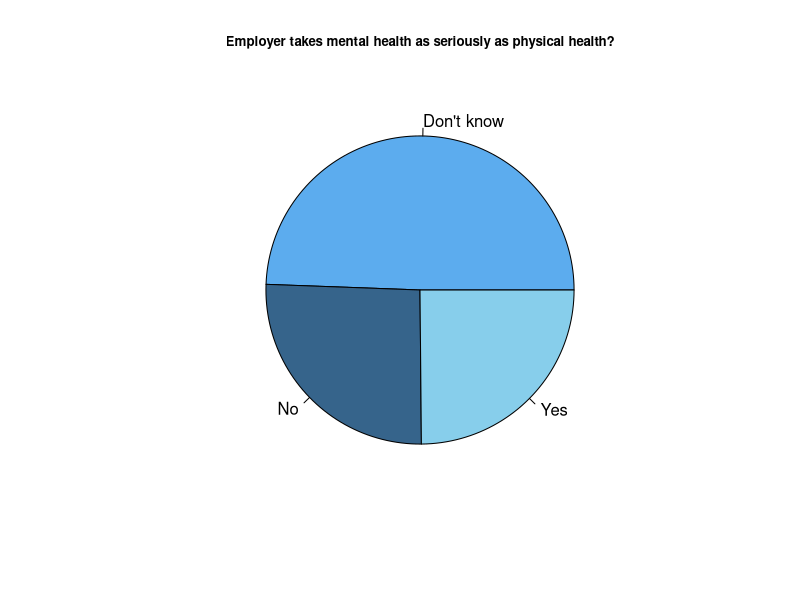
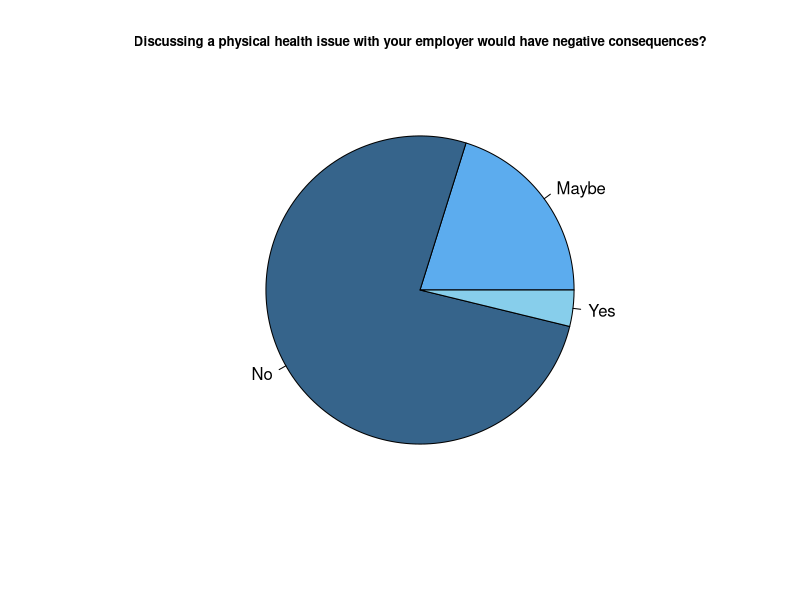
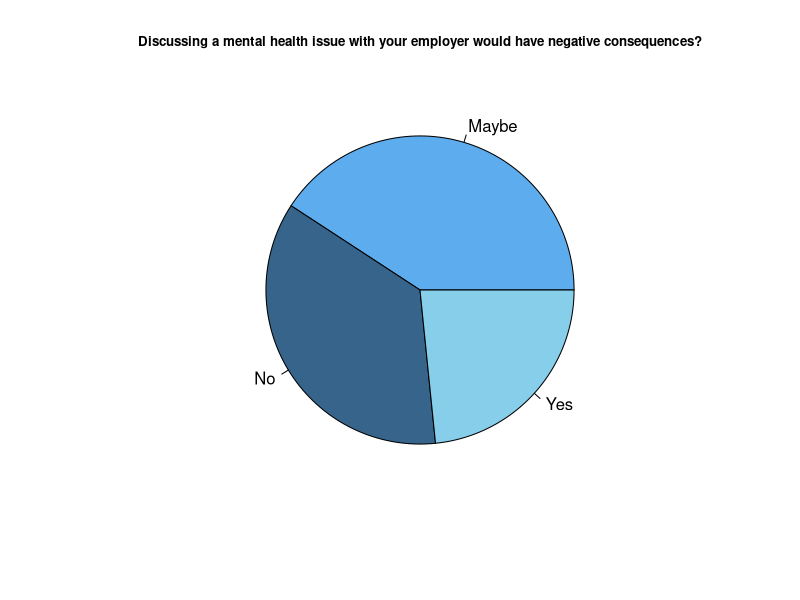
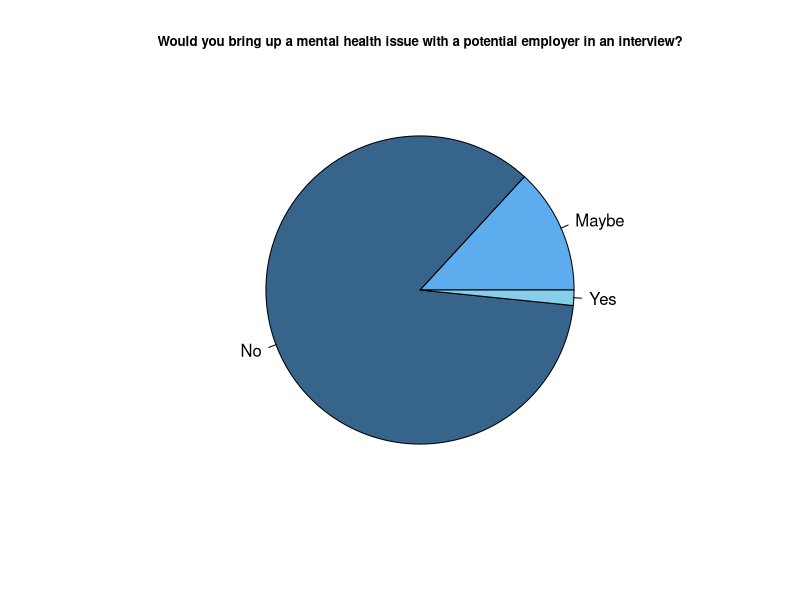
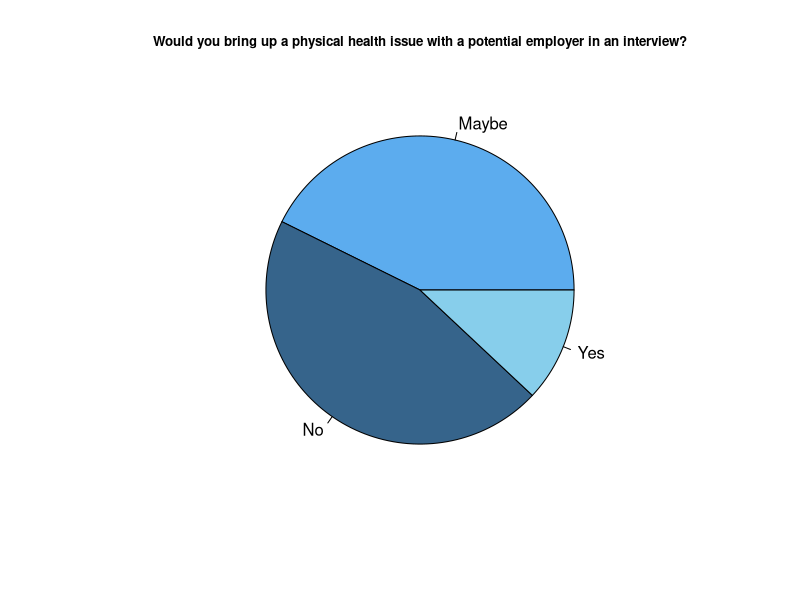
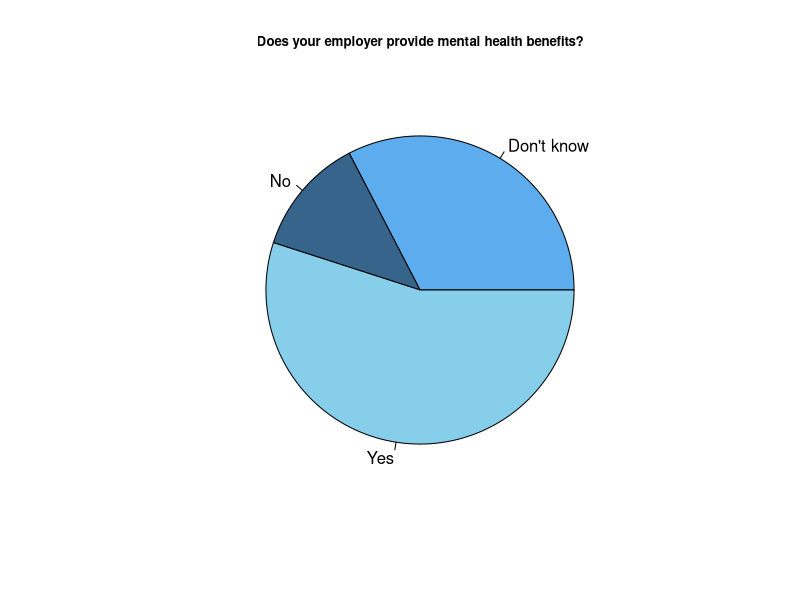
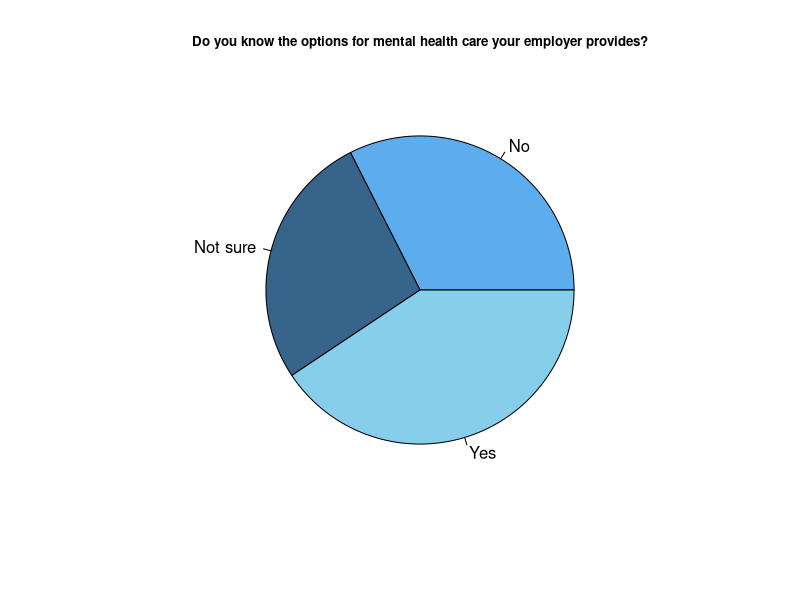
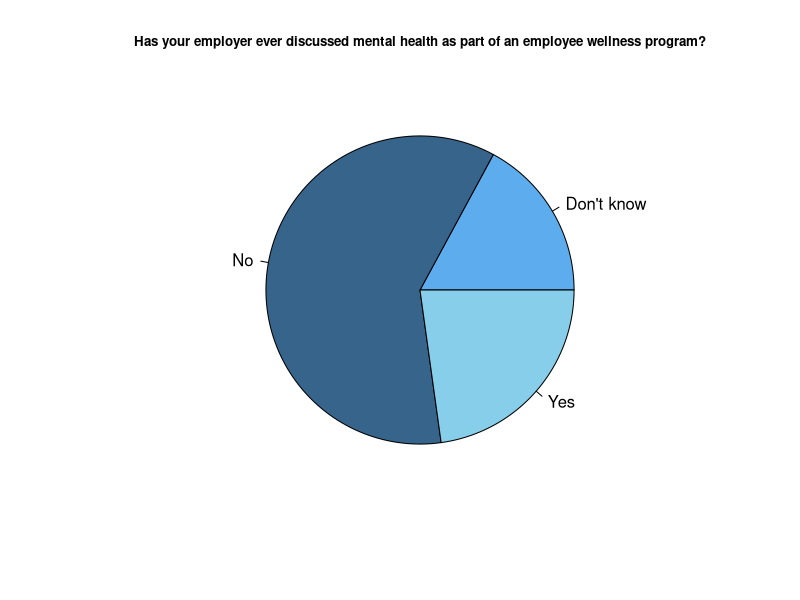

These charts were generated, in order, by the following R code: (Note: this script raises an error after producing the figures.)
## ---- chunk 1
library(ggplot2)
library(readr)
X2014 <- read_csv("2014.csv", show_col_types = FALSE)

#View(X2014)
USdata <- subset(X2014, Country=="United States") 
#View(USdata)

employedData <- subset(USdata,`Are you self-employed?`=="No")

#View(employedData)
colnames(employedData)[which(names(employedData) == "Do you feel that your employer takes mental health as seriously as physical health?")] <- c('serious') 
#View(employedData)
table(employedData$serious) 
data1 <- table(employedData$serious)
## ---- chunk 2
pie(data1, main = "Employer takes mental health as seriously as physical health?", col=c("steelblue2", "steelblue4", "skyblue"), cex.main=0.8)

## ---- chunk 3
colnames(employedData)[which(names(employedData) == "Do you think that discussing a physical health issue with your employer would have negative consequences?")] <- c('negative_effect_ph')
table(employedData$negative_effect_ph) 
data2 <- table(employedData$negative_effect_ph)

pie(data2, cols = c("Don't Know", "No", "Yes"),main = "Discussing a physical health issue with your employer would have negative consequences?", col=c("steelblue2", "steelblue4", "skyblue"),cex.main=0.8)

## ---- chunk 4
colnames(employedData)[which(names(employedData) == "Do you think that discussing a mental health issue with your employer would have negative consequences?")] <- c('negative_effect_mn')
table(employedData$negative_effect_mn) 
data3 <- table(employedData$negative_effect_mn)

pie(data3, cols = c("Don't Know", "No", "Yes"),main = "Discussing a mental health issue with your employer would have negative consequences?", col=c("steelblue2", "steelblue4", "skyblue"),cex.main=0.8)

## ---- chunk 5
colnames(employedData)[which(names(employedData) == "Would you bring up a mental health issue with a potential employer in an interview?")] <- c('interview_mh')
table(employedData$interview_mh) 
data4 <- table(employedData$interview_mh)

pie(data4, cols = c("Don't Know", "No", "Yes"),main = "Would you bring up a mental health issue with a potential employer in an interview?", col=c("steelblue2", "steelblue4", "skyblue"),cex.main=0.8)
## ---- chunk 6
colnames(employedData)[which(names(employedData) == "Would you bring up a physical health issue with a potential employer in an interview?")] <- c('interview_ph')
table(employedData$interview_ph) 
data5 <- table(employedData$interview_ph)

pie(data5, cols = c("Don't Know", "No", "Yes"),main = "Would you bring up a physical health issue with a potential employer in an interview?", col=c("steelblue2", "steelblue4", "skyblue"),cex.main=0.8)
## ---- chunk 7
colnames(employedData)[which(names(employedData) == "Does your employer provide mental health benefits?")] <- c('benefits_mh')
table(employedData$benefits_mh) 
data6 <- table(employedData$benefits_mh)

pie(data6, cols = c("Don't Know", "No", "Yes"),main = "Does your employer provide mental health benefits?", col=c("steelblue2", "steelblue4", "skyblue"),cex.main=0.8)
## ---- chunk 8
colnames(employedData)[which(names(employedData) == "Do you know the options for mental health care your employer provides?")] <- c('knowOption_mh')
table(employedData$knowOption_mh) 
data7 <- table(employedData$knowOption_mh)

pie(data7, cols = c("Not sure", "No", "Yes"),main = "Do you know the options for mental health care your employer provides?", col=c("steelblue2", "steelblue4", "skyblue"),cex.main=0.8)
## ---- chunk 9
colnames(employedData)[which(names(employedData) == "Has your employer ever discussed mental health as part of an employee wellness program?")] <- c('wellness_prog')
table(employedData$wellness_prog) 
data8 <- table(employedData$wellness_prog)

pie(data8, cols = c("Don't know", "No", "Yes"),main = "Has your employer ever discussed mental health as part of an employee wellness program?", col=c("steelblue2", "steelblue4", "skyblue"),cex.main=0.8)
## ---- chunk 10
colnames(employedData)[which(names(employedData) == "Does your employer provide resources to learn more about mental health issues and how to seek help?")] <- c('provide_resources')
table(employedData$provide_resources) 
data9 <- table(employedData$provide_resources)

pie(data9, cols = c("Don't know", "No", "Yes"),main = "Does your employer provide resources to learn more about mental health issues and how to seek help?", col=c("steelblue2", "steelblue4", "skyblue"),cex.main=0.8) 
## ---- chunk 11
emplyedData = read.csv('2014.csv')
colnames(employedData)[which(names(employedData) == "Anonymity protected if you take advantage of mental health or substance abuse treatment resources?")] <- c('anonymity')
table(employedData$anonymity) 
data10 <- table(employedData$anonymity)

pie(data10,main = "Anonymity protected if you choose to take advantage of mental health treatment resources?", col=c("steelblue2", "steelblue4", "skyblue"),cex.main=0.8) 
## ---- chunk 12
colnames(employedData)[which(names(employedData) == "How easy is it for you to take medical leave for a mental health condition?")] <- c('leave')
table(employedData$leave) 
data11 <- table(employedData$leave)

pie(data11, cols = c("Don't know","Somewhat difficult","Somewhat easy","Very difficult","Very easy"),main = "How easy is it for you to take medical leave for a mental health condition?", col=c("steelblue2", "steelblue4", "skyblue"),cex.main=0.8) 
